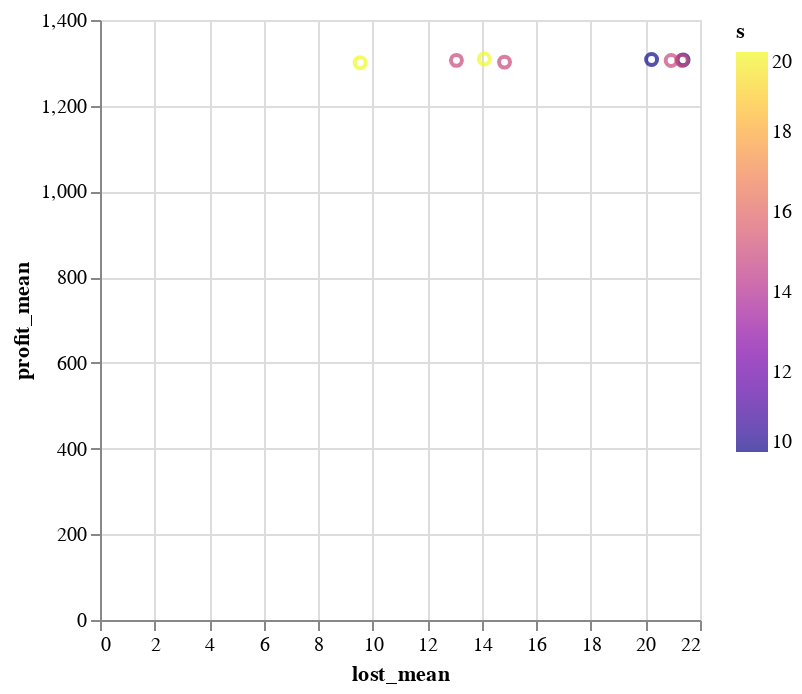

This figure's notebook cell:
### Markdown cell above
Możemy zaobserwować że wartości s=15 i S=270 generują nam profit_mean=1305 przymniejszym lost_mean=13.06 co może być naszym 2 wyborem. <br />
Jeśli zdecydujemy się wybrać trochę mniejszy profit_mean to będziemy mieli rownież mniejszy lost_mean co wydaje się rownież dobrym wynikiem.

### Code cell
using VegaLite
filtered_df_1300 = filter(row -> row.profit_mean >= 1300, df)
filtered_df_1300 |> @vlplot(:point, x=:lost_mean, y=:profit_mean, color={:s, scale={scheme=:plasma}})

### Figure 1 — Vega-Lite specification as saved in the notebook (floating-point values rounded to 4 significant figures)
{"data": {"values": [{"N": 1000, "S": 250, "lost_mean": 21.38, "lost_std": 19.57, "m": 30, "profit_mean": 1307.0, "profit_std": 120.3, "s": 10}, {"N": 1000, "S": 260, "lost_mean": 20.23, "lost_std": 19.71, "m": 30, "profit_mean": 1308.0, "profit_std": 126.7, "s": 10}, {"N": 1000, "S": 170, "lost_mean": 21.34, "lost_std": 21.49, "m": 30, "profit_mean": 1305.0, "profit_std": 108.1, "s": 15}, {"N": 1000, "S": 180, "lost_mean": 20.94, "lost_std": 21.11, "m": 30, "profit_mean": 1306.0, "profit_std": 125.6, "s": 15}, {"N": 1000, "S": 260, "lost_mean": 14.83, "lost_std": 17.5, "m": 30, "profit_mean": 1302.0, "profit_std": 122.8, "s": 15}, {"N": 1000, "S": 270, "lost_mean": 13.07, "lost_std": 16.76, "m": 30, "profit_mean": 1306.0, "profit_std": 126.7, "s": 15}, {"N": 1000, "S": 180, "lost_mean": 14.09, "lost_std": 18.27, "m": 30, "profit_mean": 1309.0, "profit_std": 106.5, "s": 20}, {"N": 1000, "S": 270, "lost_mean": 9.54, "lost_std": 14.92, "m": 30, "profit_mean": 1300.0, "profit_std": 123.0, "s": 20}]}, "encoding": {"color": {"field": "s", "scale": {"scheme": "plasma"}, "type": "quantitative"}, "x": {"field": "lost_mean", "type": "quantitative"}, "y": {"field": "profit_mean", "type": "quantitative"}}, "mark": "point"}
